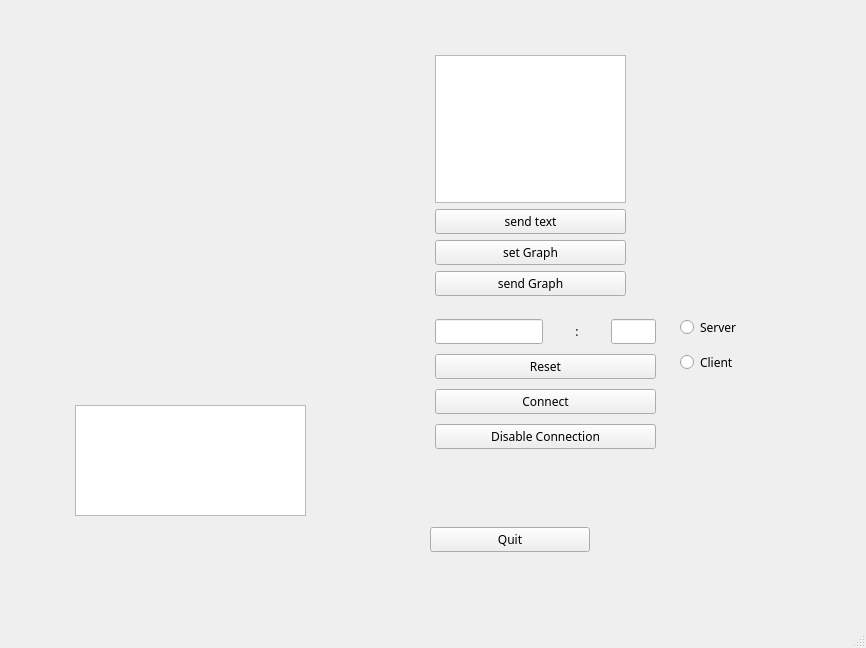
<?xml version="1.0" encoding="UTF-8"?>
<ui version="4.0">
 <class>MainWindow</class>
 <widget class="QMainWindow" name="MainWindow">
  <property name="geometry">
   <rect>
    <x>0</x>
    <y>0</y>
    <width>866</width>
    <height>648</height>
   </rect>
  </property>
  <property name="mouseTracking">
   <bool>false</bool>
  </property>
  <property name="windowTitle">
   <string>MainWindow</string>
  </property>
  <widget class="QWidget" name="centralwidget">
   <widget class="QWidget" name="verticalLayoutWidget">
    <property name="geometry">
     <rect>
      <x>70</x>
      <y>400</y>
      <width>241</width>
      <height>121</height>
     </rect>
    </property>
    <layout class="QVBoxLayout" name="verticalLayout">
     <property name="leftMargin">
      <number>5</number>
     </property>
     <property name="topMargin">
      <number>5</number>
     </property>
     <property name="rightMargin">
      <number>5</number>
     </property>
     <property name="bottomMargin">
      <number>5</number>
     </property>
     <item>
      <widget class="QTextBrowser" name="textDisp"/>
     </item>
    </layout>
   </widget>
   <widget class="QWidget" name="verticalLayoutWidget_2">
    <property name="geometry">
     <rect>
      <x>680</x>
      <y>310</y>
      <width>160</width>
      <height>71</height>
     </rect>
    </property>
    <layout class="QVBoxLayout" name="verticalLayout_2">
     <item>
      <widget class="QRadioButton" name="ser_but">
       <property name="enabled">
        <bool>true</bool>
       </property>
       <property name="font">
        <font>
         <family>Consola Mono</family>
        </font>
       </property>
       <property name="text">
        <string>Server</string>
       </property>
      </widget>
     </item>
     <item>
      <widget class="QRadioButton" name="cli_but">
       <property name="font">
        <font>
         <family>Consola Mono</family>
        </font>
       </property>
       <property name="text">
        <string>Client</string>
       </property>
      </widget>
     </item>
    </layout>
   </widget>
   <widget class="QWidget" name="verticalLayoutWidget_3">
    <property name="geometry">
     <rect>
      <x>430</x>
      <y>50</y>
      <width>201</width>
      <height>251</height>
     </rect>
    </property>
    <layout class="QVBoxLayout" name="verticalLayout_3">
     <property name="leftMargin">
      <number>5</number>
     </property>
     <property name="topMargin">
      <number>5</number>
     </property>
     <property name="rightMargin">
      <number>5</number>
     </property>
     <property name="bottomMargin">
      <number>5</number>
     </property>
     <item>
      <widget class="QTextEdit" name="textEdit"/>
     </item>
     <item>
      <widget class="QPushButton" name="sendText">
       <property name="font">
        <font>
         <family>Consola Mono</family>
        </font>
       </property>
       <property name="text">
        <string>send text</string>
       </property>
       <property name="checkable">
        <bool>false</bool>
       </property>
       <property name="default">
        <bool>false</bool>
       </property>
       <property name="flat">
        <bool>false</bool>
       </property>
      </widget>
     </item>
     <item>
      <widget class="QPushButton" name="setGraph">
       <property name="font">
        <font>
         <family>Consola Mono</family>
        </font>
       </property>
       <property name="text">
        <string>set Graph</string>
       </property>
       <property name="checkable">
        <bool>false</bool>
       </property>
      </widget>
     </item>
     <item>
      <widget class="QPushButton" name="sendGraph">
       <property name="font">
        <font>
         <family>Consola Mono</family>
        </font>
       </property>
       <property name="text">
        <string>send Graph</string>
       </property>
      </widget>
     </item>
    </layout>
   </widget>
   <widget class="QWidget" name="verticalLayoutWidget_4">
    <property name="geometry">
     <rect>
      <x>69</x>
      <y>50</y>
      <width>241</width>
      <height>331</height>
     </rect>
    </property>
    <layout class="QVBoxLayout" name="verticalLayout_4">
     <property name="leftMargin">
      <number>5</number>
     </property>
     <property name="topMargin">
      <number>5</number>
     </property>
     <property name="rightMargin">
      <number>5</number>
     </property>
     <property name="bottomMargin">
      <number>5</number>
     </property>
     <item>
      <widget class="QLabel" name="graphDisp">
       <property name="text">
        <string/>
       </property>
       <property name="alignment">
        <set>Qt::AlignCenter</set>
       </property>
      </widget>
     </item>
    </layout>
   </widget>
   <widget class="QWidget" name="verticalLayoutWidget_5">
    <property name="geometry">
     <rect>
      <x>430</x>
      <y>500</y>
      <width>160</width>
      <height>80</height>
     </rect>
    </property>
    <layout class="QVBoxLayout" name="verticalLayout_5">
     <item>
      <widget class="QPushButton" name="Quit">
       <property name="font">
        <font>
         <family>Consola Mono</family>
        </font>
       </property>
       <property name="text">
        <string>Quit</string>
       </property>
      </widget>
     </item>
    </layout>
   </widget>
   <widget class="QWidget" name="verticalLayoutWidget_6">
    <property name="geometry">
     <rect>
      <x>430</x>
      <y>310</y>
      <width>231</width>
      <height>150</height>
     </rect>
    </property>
    <layout class="QVBoxLayout" name="verticalLayout_6">
     <property name="leftMargin">
      <number>5</number>
     </property>
     <property name="topMargin">
      <number>5</number>
     </property>
     <property name="rightMargin">
      <number>5</number>
     </property>
     <property name="bottomMargin">
      <number>5</number>
     </property>
     <item>
      <layout class="QHBoxLayout" name="horizontalLayout">
       <item>
        <widget class="QLineEdit" name="Add">
         <property name="sizePolicy">
          <sizepolicy hsizetype="Maximum" vsizetype="Fixed">
           <horstretch>0</horstretch>
           <verstretch>0</verstretch>
          </sizepolicy>
         </property>
         <property name="font">
          <font>
           <family>Consola Mono</family>
          </font>
         </property>
        </widget>
       </item>
       <item>
        <widget class="QLabel" name="colon">
         <property name="font">
          <font>
           <family>Consola Mono</family>
          </font>
         </property>
         <property name="text">
          <string>:</string>
         </property>
         <property name="alignment">
          <set>Qt::AlignCenter</set>
         </property>
        </widget>
       </item>
       <item>
        <widget class="QLineEdit" name="Port">
         <property name="sizePolicy">
          <sizepolicy hsizetype="Maximum" vsizetype="Fixed">
           <horstretch>0</horstretch>
           <verstretch>0</verstretch>
          </sizepolicy>
         </property>
         <property name="maximumSize">
          <size>
           <width>45</width>
           <height>16777215</height>
          </size>
         </property>
         <property name="font">
          <font>
           <family>Consola Mono</family>
          </font>
         </property>
         <property name="text">
          <string/>
         </property>
         <property name="echoMode">
          <enum>QLineEdit::Normal</enum>
         </property>
         <property name="placeholderText">
          <string/>
         </property>
        </widget>
       </item>
      </layout>
     </item>
     <item>
      <widget class="QPushButton" name="restButton">
       <property name="font">
        <font>
         <family>Consola Mono</family>
        </font>
       </property>
       <property name="text">
        <string>Reset</string>
       </property>
      </widget>
     </item>
     <item>
      <widget class="QPushButton" name="conButton">
       <property name="font">
        <font>
         <family>Consola Mono</family>
        </font>
       </property>
       <property name="text">
        <string>Connect</string>
       </property>
      </widget>
     </item>
     <item>
      <widget class="QPushButton" name="disButton">
       <property name="font">
        <font>
         <family>Consola Mono</family>
        </font>
       </property>
       <property name="text">
        <string>Disable Connection</string>
       </property>
      </widget>
     </item>
    </layout>
   </widget>
  </widget>
  <widget class="QMenuBar" name="menubar">
   <property name="geometry">
    <rect>
     <x>0</x>
     <y>0</y>
     <width>866</width>
     <height>26</height>
    </rect>
   </property>
  </widget>
  <widget class="QStatusBar" name="statusbar"/>
 </widget>
 <resources/>
 <connections>
  <connection>
   <sender>Quit</sender>
   <signal>clicked()</signal>
   <receiver>MainWindow</receiver>
   <slot>close()</slot>
   <hints>
    <hint type="sourcelabel">
     <x>483</x>
     <y>577</y>
    </hint>
    <hint type="destinationlabel">
     <x>369</x>
     <y>574</y>
    </hint>
   </hints>
  </connection>
 </connections>
</ui>
